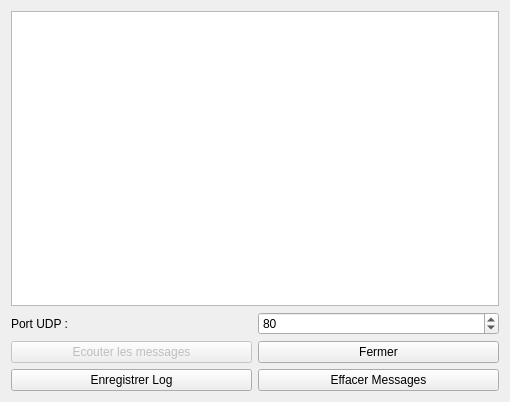
<?xml version="1.0" encoding="UTF-8"?>
<ui version="4.0">
 <class>DebuggingDialog</class>
 <widget class="QDialog" name="DebuggingDialog">
  <property name="geometry">
   <rect>
    <x>0</x>
    <y>0</y>
    <width>510</width>
    <height>402</height>
   </rect>
  </property>
  <property name="windowTitle">
   <string>Debugging Console</string>
  </property>
  <property name="windowIcon">
   <iconset resource="../thesleeper.qrc">
    <normaloff>:/images/images/biohazard.jpg</normaloff>:/images/images/biohazard.jpg</iconset>
  </property>
  <layout class="QVBoxLayout" name="verticalLayout">
   <item>
    <widget class="QTextEdit" name="debugOutputEdit">
     <property name="undoRedoEnabled">
      <bool>false</bool>
     </property>
     <property name="readOnly">
      <bool>true</bool>
     </property>
     <property name="textInteractionFlags">
      <set>Qt::TextSelectableByKeyboard|Qt::TextSelectableByMouse</set>
     </property>
    </widget>
   </item>
   <item>
    <layout class="QHBoxLayout" name="horizontalLayout">
     <item>
      <widget class="QLabel" name="portLabel">
       <property name="toolTip">
        <string>Port UDP sur lequel va ecouter le serveur de debuggage</string>
       </property>
       <property name="text">
        <string>Port UDP :</string>
       </property>
       <property name="buddy">
        <cstring>portSpinBox</cstring>
       </property>
      </widget>
     </item>
     <item>
      <widget class="QSpinBox" name="portSpinBox">
       <property name="minimum">
        <number>1</number>
       </property>
       <property name="maximum">
        <number>32768</number>
       </property>
       <property name="value">
        <number>80</number>
       </property>
      </widget>
     </item>
    </layout>
   </item>
   <item>
    <layout class="QHBoxLayout" name="horizontalLayout_3">
     <item>
      <widget class="QPushButton" name="listenButton">
       <property name="enabled">
        <bool>false</bool>
       </property>
       <property name="text">
        <string>Ecouter les messages</string>
       </property>
      </widget>
     </item>
     <item>
      <widget class="QPushButton" name="closeDialogButton">
       <property name="text">
        <string>Fermer</string>
       </property>
      </widget>
     </item>
    </layout>
   </item>
   <item>
    <layout class="QHBoxLayout" name="horizontalLayout_2">
     <item>
      <widget class="QPushButton" name="saveLogButton">
       <property name="text">
        <string>Enregistrer Log</string>
       </property>
      </widget>
     </item>
     <item>
      <widget class="QPushButton" name="deleteMsgButton">
       <property name="text">
        <string>Effacer Messages</string>
       </property>
      </widget>
     </item>
    </layout>
   </item>
  </layout>
 </widget>
 <resources>
  <include location="../thesleeper.qrc"/>
 </resources>
 <connections>
  <connection>
   <sender>deleteMsgButton</sender>
   <signal>clicked()</signal>
   <receiver>debugOutputEdit</receiver>
   <slot>clear()</slot>
   <hints>
    <hint type="sourcelabel">
     <x>327</x>
     <y>509</y>
    </hint>
    <hint type="destinationlabel">
     <x>327</x>
     <y>220</y>
    </hint>
   </hints>
  </connection>
  <connection>
   <sender>closeDialogButton</sender>
   <signal>clicked()</signal>
   <receiver>DebuggingDialog</receiver>
   <slot>close()</slot>
   <hints>
    <hint type="sourcelabel">
     <x>378</x>
     <y>346</y>
    </hint>
    <hint type="destinationlabel">
     <x>254</x>
     <y>200</y>
    </hint>
   </hints>
  </connection>
 </connections>
</ui>
